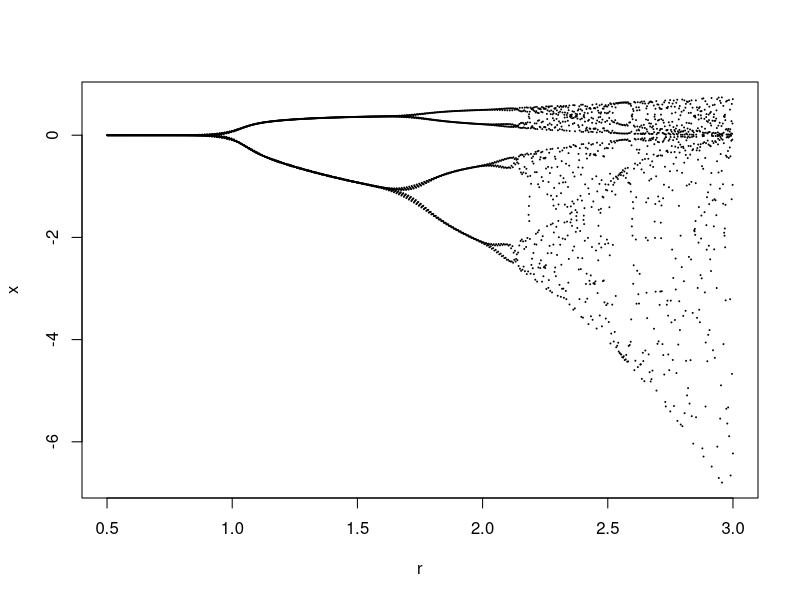

This chart was generated by the following R code:
# http://techn.ology.net/alternatives-to-the-logistic-equation/

iterate <- function( equation, range, x_max ) {
    # Initialize the bucket of x's
    v <- c()

    # For each r, find the x value...
    for ( r in range ) {
        # Start at a low x value
        x <- 0.1
        # Repeat x_max times...
        for ( i in 0 : x_max ) {
            x <- eval( parse( text = equation ) )
            # Save the last half of computed x's
            if ( i > x_max / 2 ) {
                v <- c( v, x )
            }
        }
    }
    return(v)
}

iterate_plot <- function( equation, r_min, r_max ) {
    v <- iterate( equation = equation, range = seq( r_min, r_max, 0.01 ), x_max = 30 )

    r <- seq( r_min, r_max, length.out = length(v) )

    plot( r, v, type = 'p', cex  = 0.1, xlab = 'r', ylab = 'x' )
}

# The logistic equation
#iterate_plot( equation = 'r * x * ( 1 - x )', r_min = 1, r_max = 4 )
# Alternatives:
#iterate_plot( equation = 'r ** ( 1 - x )', r_min = 1, r_max = 4 )
#iterate_plot( equation = 'r * x ** ( 1 - x )', r_min = 1, r_max = 4 )
#iterate_plot( equation = 'r * sin(x)', r_min = 1, r_max = 3 )
#iterate_plot( equation = 'r * cos(x) - sin(x)', r_min = -3, r_max = 3 )
#iterate_plot( equation = 'r * ( cos(x) - sin(x) )', r_min = 0, r_max = 3 )
#iterate_plot( equation = 'r ** sin(x)', r_min = -0.1, r_max = 4 )
#iterate_plot( equation = 'r ** cos( 1 - x )', r_min = 2, r_max = 8 )
#iterate_plot( equation = 'r * cos(x) * ( 1 - sin(x) )', r_min = 0, r_max = 5 )
iterate_plot( equation = 'r * exp(x) * ( 1 - exp(x) )', r_min = 0.5, r_max = 3 )
